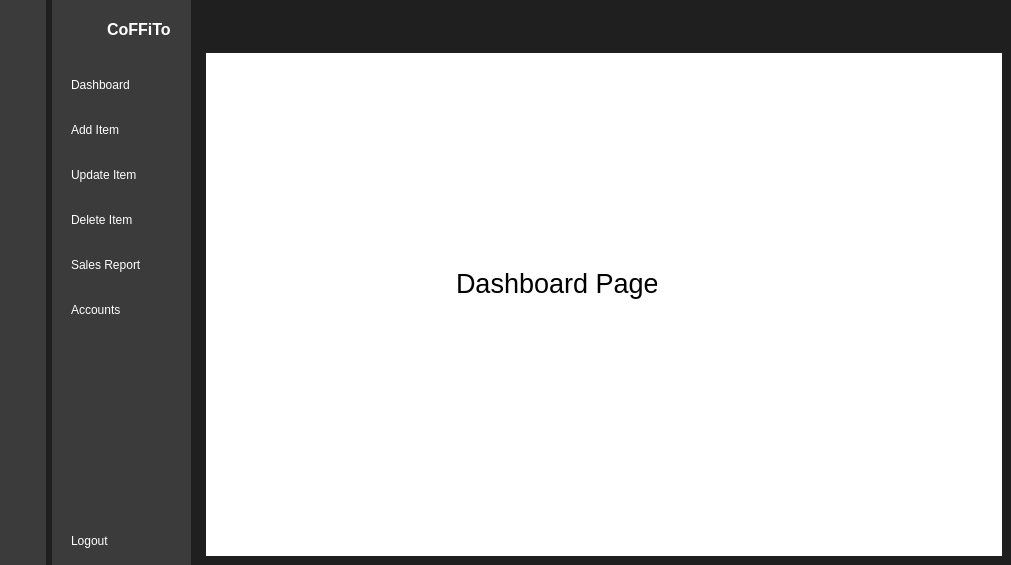
<?xml version="1.0" encoding="UTF-8"?>
<ui version="4.0">
 <class>MainWindow</class>
 <widget class="QMainWindow" name="MainWindow">
  <property name="geometry">
   <rect>
    <x>0</x>
    <y>0</y>
    <width>1011</width>
    <height>565</height>
   </rect>
  </property>
  <property name="windowTitle">
   <string>MainWindow</string>
  </property>
  <property name="styleSheet">
   <string notr="true">QMainWindow{
	background-color:#1F1F1F;
	border-radius:15px;
}
QWidget{
	background-color:#1F1F1F;
}
</string>
  </property>
  <widget class="QWidget" name="centralwidget">
   <property name="styleSheet">
    <string notr="true"/>
   </property>
   <layout class="QGridLayout" name="gridLayout">
    <property name="leftMargin">
     <number>0</number>
    </property>
    <property name="topMargin">
     <number>0</number>
    </property>
    <property name="rightMargin">
     <number>0</number>
    </property>
    <property name="bottomMargin">
     <number>0</number>
    </property>
    <property name="horizontalSpacing">
     <number>6</number>
    </property>
    <item row="0" column="0">
     <widget class="QWidget" name="icon_only" native="true">
      <property name="styleSheet">
       <string notr="true">QWidget{
	background-color:rgb(59,59,59)
}
QPushButton{
	color:rgb(255,255,255);
	height:30px;
	border:none;
	border-radius:10;
	
}
QPushButton:checked{
	background-color: #ECECEC;
	color: #FF8C18;
	font-weight:bold;
}</string>
      </property>
      <layout class="QVBoxLayout" name="verticalLayout_3">
       <property name="leftMargin">
        <number>3</number>
       </property>
       <property name="rightMargin">
        <number>3</number>
       </property>
       <item>
        <widget class="QLabel" name="label">
         <property name="minimumSize">
          <size>
           <width>40</width>
           <height>40</height>
          </size>
         </property>
         <property name="maximumSize">
          <size>
           <width>40</width>
           <height>31</height>
          </size>
         </property>
         <property name="text">
          <string/>
         </property>
         <property name="pixmap">
          <pixmap resource="../../Downloads/SideMenu/resource1.qrc">:/iCons/icons/Green Simple Monoline Badge CK Letter Logo (3).png</pixmap>
         </property>
         <property name="scaledContents">
          <bool>true</bool>
         </property>
        </widget>
       </item>
       <item>
        <layout class="QVBoxLayout" name="verticalLayout">
         <property name="spacing">
          <number>15</number>
         </property>
         <property name="topMargin">
          <number>15</number>
         </property>
         <item>
          <widget class="QPushButton" name="dashboard1">
           <property name="text">
            <string/>
           </property>
           <property name="icon">
            <iconset resource="../../Downloads/SideMenu/resource1.qrc">
             <normaloff>:/iCons/icons/icons8-coffee-40.png</normaloff>
             <normalon>:/iCons/icons/icons8-coffee0-40.png</normalon>:/iCons/icons/icons8-coffee-40.png</iconset>
           </property>
           <property name="iconSize">
            <size>
             <width>20</width>
             <height>20</height>
            </size>
           </property>
           <property name="checkable">
            <bool>true</bool>
           </property>
           <property name="autoExclusive">
            <bool>true</bool>
           </property>
          </widget>
         </item>
         <item>
          <widget class="QPushButton" name="add_item1">
           <property name="text">
            <string/>
           </property>
           <property name="icon">
            <iconset resource="../../Downloads/SideMenu/resource1.qrc">
             <normaloff>:/iCons/icons/icons8-add-folder-40.png</normaloff>
             <normalon>:/iCons/icons/icons8-add-40.png</normalon>:/iCons/icons/icons8-add-folder-40.png</iconset>
           </property>
           <property name="checkable">
            <bool>true</bool>
           </property>
           <property name="autoExclusive">
            <bool>true</bool>
           </property>
          </widget>
         </item>
         <item>
          <widget class="QPushButton" name="update_item1">
           <property name="text">
            <string/>
           </property>
           <property name="icon">
            <iconset resource="../../Downloads/SideMenu/resource1.qrc">
             <normaloff>:/iCons/icons/icons8-edit-40.png</normaloff>
             <normalon>:/iCons/icons/icons8-edit-40 (1).png</normalon>:/iCons/icons/icons8-edit-40.png</iconset>
           </property>
           <property name="checkable">
            <bool>true</bool>
           </property>
           <property name="autoExclusive">
            <bool>true</bool>
           </property>
          </widget>
         </item>
         <item>
          <widget class="QPushButton" name="delete_item1">
           <property name="text">
            <string/>
           </property>
           <property name="icon">
            <iconset resource="../../Downloads/SideMenu/resource1.qrc">
             <normaloff>:/iCons/icons/icons8-delete-40.png</normaloff>
             <normalon>:/iCons/icons/icons8-delete-40(1).png</normalon>:/iCons/icons/icons8-delete-40.png</iconset>
           </property>
           <property name="checkable">
            <bool>true</bool>
           </property>
           <property name="autoExclusive">
            <bool>true</bool>
           </property>
          </widget>
         </item>
         <item>
          <widget class="QPushButton" name="sales_report1">
           <property name="text">
            <string/>
           </property>
           <property name="icon">
            <iconset resource="../../Downloads/SideMenu/resource1.qrc">
             <normaloff>:/iCons/icons/icons8-sales-40.png</normaloff>
             <normalon>:/iCons/icons/icons8-sales-40(1).png</normalon>:/iCons/icons/icons8-sales-40.png</iconset>
           </property>
           <property name="checkable">
            <bool>true</bool>
           </property>
           <property name="autoExclusive">
            <bool>true</bool>
           </property>
          </widget>
         </item>
         <item>
          <widget class="QPushButton" name="mng_account1">
           <property name="text">
            <string/>
           </property>
           <property name="icon">
            <iconset resource="../../Downloads/SideMenu/resource1.qrc">
             <normaloff>:/iCons/icons/personalization.png</normaloff>:/iCons/icons/personalization.png</iconset>
           </property>
           <property name="checkable">
            <bool>true</bool>
           </property>
           <property name="autoExclusive">
            <bool>true</bool>
           </property>
          </widget>
         </item>
        </layout>
       </item>
       <item>
        <spacer name="verticalSpacer">
         <property name="orientation">
          <enum>Qt::Vertical</enum>
         </property>
         <property name="sizeHint" stdset="0">
          <size>
           <width>20</width>
           <height>185</height>
          </size>
         </property>
        </spacer>
       </item>
       <item>
        <widget class="QPushButton" name="logout1">
         <property name="text">
          <string/>
         </property>
         <property name="icon">
          <iconset resource="../../Downloads/SideMenu/resource1.qrc">
           <normaloff>:/iCons/icons/icons8-logout-40.png</normaloff>
           <normalon>:/iCons/icons/icons8-logouto-40.png</normalon>:/iCons/icons/icons8-logout-40.png</iconset>
         </property>
         <property name="checkable">
          <bool>true</bool>
         </property>
        </widget>
       </item>
      </layout>
     </widget>
    </item>
    <item row="0" column="1">
     <widget class="QWidget" name="word_icon" native="true">
      <property name="styleSheet">
       <string notr="true">QWidget{
	background-color:rgb(59,59,59);
}
QPushButton{
	color:rgb(255,255,255);
	text-align:left;
	height:30px;
	border:none;
	padding-left:10px;
	border-top-left-radius:10px;
	border-bottom-left-radius:10px;
}
QPushButton:checked{
	background-color: #ECECEC;
	color: #FF8C18;
	font-weight:bold;
}
QLabel{
	color:rgb(255,255,255);
}
</string>
      </property>
      <layout class="QVBoxLayout" name="verticalLayout_4">
       <property name="rightMargin">
        <number>0</number>
       </property>
       <item>
        <layout class="QHBoxLayout" name="horizontalLayout_3">
         <property name="rightMargin">
          <number>20</number>
         </property>
         <item>
          <widget class="QLabel" name="label_2">
           <property name="minimumSize">
            <size>
             <width>40</width>
             <height>40</height>
            </size>
           </property>
           <property name="maximumSize">
            <size>
             <width>40</width>
             <height>31</height>
            </size>
           </property>
           <property name="text">
            <string/>
           </property>
           <property name="pixmap">
            <pixmap resource="../../Downloads/SideMenu/resource1.qrc">:/iCons/icons/Green Simple Monoline Badge CK Letter Logo (3).png</pixmap>
           </property>
           <property name="scaledContents">
            <bool>true</bool>
           </property>
          </widget>
         </item>
         <item>
          <widget class="QLabel" name="label_3">
           <property name="font">
            <font>
             <pointsize>12</pointsize>
             <bold>true</bold>
            </font>
           </property>
           <property name="text">
            <string>CoFFiTo</string>
           </property>
          </widget>
         </item>
        </layout>
       </item>
       <item>
        <layout class="QVBoxLayout" name="verticalLayout_2">
         <property name="spacing">
          <number>15</number>
         </property>
         <property name="topMargin">
          <number>15</number>
         </property>
         <item>
          <widget class="QPushButton" name="dashboard2">
           <property name="text">
            <string>Dashboard</string>
           </property>
           <property name="icon">
            <iconset resource="../../Downloads/SideMenu/resource1.qrc">
             <normaloff>:/iCons/icons/icons8-coffee-40.png</normaloff>
             <normalon>:/iCons/icons/icons8-coffee0-40.png</normalon>:/iCons/icons/icons8-coffee-40.png</iconset>
           </property>
           <property name="iconSize">
            <size>
             <width>20</width>
             <height>20</height>
            </size>
           </property>
           <property name="checkable">
            <bool>true</bool>
           </property>
           <property name="autoExclusive">
            <bool>true</bool>
           </property>
          </widget>
         </item>
         <item>
          <widget class="QPushButton" name="add_item2">
           <property name="text">
            <string>Add Item</string>
           </property>
           <property name="icon">
            <iconset resource="../../Downloads/SideMenu/resource1.qrc">
             <normaloff>:/iCons/icons/icons8-add-folder-40.png</normaloff>
             <normalon>:/iCons/icons/icons8-add-40.png</normalon>:/iCons/icons/icons8-add-folder-40.png</iconset>
           </property>
           <property name="checkable">
            <bool>true</bool>
           </property>
           <property name="autoExclusive">
            <bool>true</bool>
           </property>
          </widget>
         </item>
         <item>
          <widget class="QPushButton" name="update_item2">
           <property name="text">
            <string>Update Item</string>
           </property>
           <property name="icon">
            <iconset resource="../../Downloads/SideMenu/resource1.qrc">
             <normaloff>:/iCons/icons/icons8-edit-40.png</normaloff>
             <normalon>:/iCons/icons/icons8-edit-40 (1).png</normalon>:/iCons/icons/icons8-edit-40.png</iconset>
           </property>
           <property name="checkable">
            <bool>true</bool>
           </property>
           <property name="autoExclusive">
            <bool>true</bool>
           </property>
          </widget>
         </item>
         <item>
          <widget class="QPushButton" name="delete_item1_2">
           <property name="text">
            <string>Delete Item</string>
           </property>
           <property name="icon">
            <iconset resource="../../Downloads/SideMenu/resource1.qrc">
             <normaloff>:/iCons/icons/icons8-delete-40.png</normaloff>
             <normalon>:/iCons/icons/icons8-delete-40(1).png</normalon>:/iCons/icons/icons8-delete-40.png</iconset>
           </property>
           <property name="checkable">
            <bool>true</bool>
           </property>
           <property name="autoExclusive">
            <bool>true</bool>
           </property>
          </widget>
         </item>
         <item>
          <widget class="QPushButton" name="sales_report2">
           <property name="text">
            <string>Sales Report</string>
           </property>
           <property name="icon">
            <iconset resource="../../Downloads/SideMenu/resource1.qrc">
             <normaloff>:/iCons/icons/icons8-sales-40.png</normaloff>
             <normalon>:/iCons/icons/icons8-sales-40(1).png</normalon>:/iCons/icons/icons8-sales-40.png</iconset>
           </property>
           <property name="checkable">
            <bool>true</bool>
           </property>
           <property name="autoExclusive">
            <bool>true</bool>
           </property>
          </widget>
         </item>
         <item>
          <widget class="QPushButton" name="mng_account2">
           <property name="text">
            <string>Accounts</string>
           </property>
           <property name="icon">
            <iconset resource="../../Downloads/SideMenu/resource1.qrc">
             <normaloff>:/iCons/icons/personalization.png</normaloff>:/iCons/icons/personalization.png</iconset>
           </property>
           <property name="checkable">
            <bool>true</bool>
           </property>
           <property name="autoExclusive">
            <bool>true</bool>
           </property>
          </widget>
         </item>
        </layout>
       </item>
       <item>
        <spacer name="verticalSpacer_2">
         <property name="orientation">
          <enum>Qt::Vertical</enum>
         </property>
         <property name="sizeHint" stdset="0">
          <size>
           <width>20</width>
           <height>183</height>
          </size>
         </property>
        </spacer>
       </item>
       <item>
        <widget class="QPushButton" name="logout2">
         <property name="text">
          <string>Logout</string>
         </property>
         <property name="icon">
          <iconset resource="../../Downloads/SideMenu/resource1.qrc">
           <normaloff>:/iCons/icons/icons8-logout-40.png</normaloff>
           <normalon>:/iCons/icons/icons8-logouto-40.png</normalon>:/iCons/icons/icons8-logout-40.png</iconset>
         </property>
         <property name="checkable">
          <bool>true</bool>
         </property>
        </widget>
       </item>
      </layout>
     </widget>
    </item>
    <item row="0" column="2">
     <widget class="QWidget" name="Main_menu" native="true">
      <layout class="QVBoxLayout" name="verticalLayout_5">
       <item>
        <widget class="QWidget" name="header_widget" native="true">
         <layout class="QHBoxLayout" name="horizontalLayout_4">
          <item>
           <widget class="QPushButton" name="pushButton_15">
            <property name="styleSheet">
             <string notr="true">QPushButton{
	
	border:none;

}</string>
            </property>
            <property name="text">
             <string/>
            </property>
            <property name="icon">
             <iconset resource="../../Downloads/SideMenu/resource1.qrc">
              <normaloff>:/iCons/icons/icons8-menu-40.png</normaloff>
              <normalon>:/iCons/icons/icons8-menu-40-1.png</normalon>:/iCons/icons/icons8-menu-40.png</iconset>
            </property>
            <property name="iconSize">
             <size>
              <width>16</width>
              <height>16</height>
             </size>
            </property>
            <property name="checkable">
             <bool>true</bool>
            </property>
           </widget>
          </item>
          <item>
           <spacer name="horizontalSpacer_2">
            <property name="orientation">
             <enum>Qt::Horizontal</enum>
            </property>
            <property name="sizeHint" stdset="0">
             <size>
              <width>753</width>
              <height>20</height>
             </size>
            </property>
           </spacer>
          </item>
         </layout>
        </widget>
       </item>
       <item>
        <widget class="QStackedWidget" name="stackedWidget">
         <property name="styleSheet">
          <string notr="true">background-color:rgb(255, 255, 255)</string>
         </property>
         <widget class="QWidget" name="dashboard_page">
          <widget class="QLabel" name="label_6">
           <property name="geometry">
            <rect>
             <x>250</x>
             <y>210</y>
             <width>201</width>
             <height>41</height>
            </rect>
           </property>
           <property name="font">
            <font>
             <pointsize>20</pointsize>
            </font>
           </property>
           <property name="text">
            <string>Dashboard Page</string>
           </property>
          </widget>
         </widget>
         <widget class="QWidget" name="update_product">
          <widget class="QLabel" name="label_8">
           <property name="geometry">
            <rect>
             <x>220</x>
             <y>190</y>
             <width>281</width>
             <height>41</height>
            </rect>
           </property>
           <property name="font">
            <font>
             <pointsize>20</pointsize>
            </font>
           </property>
           <property name="text">
            <string>Update-Product Page</string>
           </property>
          </widget>
         </widget>
         <widget class="QWidget" name="delete_product">
          <widget class="QLabel" name="label_9">
           <property name="geometry">
            <rect>
             <x>230</x>
             <y>190</y>
             <width>261</width>
             <height>41</height>
            </rect>
           </property>
           <property name="font">
            <font>
             <pointsize>20</pointsize>
            </font>
           </property>
           <property name="text">
            <string>Delete-Product Page</string>
           </property>
          </widget>
         </widget>
         <widget class="QWidget" name="sales_report">
          <widget class="QLabel" name="label_10">
           <property name="geometry">
            <rect>
             <x>260</x>
             <y>200</y>
             <width>271</width>
             <height>41</height>
            </rect>
           </property>
           <property name="font">
            <font>
             <pointsize>20</pointsize>
            </font>
           </property>
           <property name="text">
            <string>Sales Report Page</string>
           </property>
          </widget>
         </widget>
         <widget class="QWidget" name="manage_account">
          <widget class="QLabel" name="label_11">
           <property name="geometry">
            <rect>
             <x>220</x>
             <y>190</y>
             <width>311</width>
             <height>41</height>
            </rect>
           </property>
           <property name="font">
            <font>
             <pointsize>20</pointsize>
            </font>
           </property>
           <property name="text">
            <string>Manage-Accounts Page</string>
           </property>
          </widget>
         </widget>
         <widget class="QWidget" name="add_product">
          <widget class="QLabel" name="label_7">
           <property name="geometry">
            <rect>
             <x>260</x>
             <y>200</y>
             <width>221</width>
             <height>41</height>
            </rect>
           </property>
           <property name="font">
            <font>
             <pointsize>20</pointsize>
            </font>
           </property>
           <property name="text">
            <string>Add-Product Page</string>
           </property>
          </widget>
         </widget>
        </widget>
       </item>
      </layout>
     </widget>
    </item>
   </layout>
  </widget>
 </widget>
 <resources>
  <include location="../../Downloads/SideMenu/resource1.qrc"/>
 </resources>
 <connections>
  <connection>
   <sender>pushButton_15</sender>
   <signal>toggled(bool)</signal>
   <receiver>icon_only</receiver>
   <slot>setHidden(bool)</slot>
   <hints>
    <hint type="sourcelabel">
     <x>227</x>
     <y>36</y>
    </hint>
    <hint type="destinationlabel">
     <x>34</x>
     <y>407</y>
    </hint>
   </hints>
  </connection>
  <connection>
   <sender>pushButton_15</sender>
   <signal>toggled(bool)</signal>
   <receiver>word_icon</receiver>
   <slot>setVisible(bool)</slot>
   <hints>
    <hint type="sourcelabel">
     <x>214</x>
     <y>36</y>
    </hint>
    <hint type="destinationlabel">
     <x>185</x>
     <y>341</y>
    </hint>
   </hints>
  </connection>
  <connection>
   <sender>mng_account1</sender>
   <signal>toggled(bool)</signal>
   <receiver>mng_account2</receiver>
   <slot>setChecked(bool)</slot>
   <hints>
    <hint type="sourcelabel">
     <x>40</x>
     <y>313</y>
    </hint>
    <hint type="destinationlabel">
     <x>93</x>
     <y>321</y>
    </hint>
   </hints>
  </connection>
  <connection>
   <sender>mng_account2</sender>
   <signal>toggled(bool)</signal>
   <receiver>mng_account1</receiver>
   <slot>setChecked(bool)</slot>
   <hints>
    <hint type="sourcelabel">
     <x>97</x>
     <y>304</y>
    </hint>
    <hint type="destinationlabel">
     <x>41</x>
     <y>301</y>
    </hint>
   </hints>
  </connection>
  <connection>
   <sender>sales_report1</sender>
   <signal>toggled(bool)</signal>
   <receiver>sales_report2</receiver>
   <slot>setChecked(bool)</slot>
   <hints>
    <hint type="sourcelabel">
     <x>41</x>
     <y>265</y>
    </hint>
    <hint type="destinationlabel">
     <x>99</x>
     <y>274</y>
    </hint>
   </hints>
  </connection>
  <connection>
   <sender>sales_report2</sender>
   <signal>toggled(bool)</signal>
   <receiver>sales_report1</receiver>
   <slot>setChecked(bool)</slot>
   <hints>
    <hint type="sourcelabel">
     <x>116</x>
     <y>260</y>
    </hint>
    <hint type="destinationlabel">
     <x>36</x>
     <y>259</y>
    </hint>
   </hints>
  </connection>
  <connection>
   <sender>delete_item1</sender>
   <signal>toggled(bool)</signal>
   <receiver>delete_item1_2</receiver>
   <slot>setChecked(bool)</slot>
   <hints>
    <hint type="sourcelabel">
     <x>41</x>
     <y>226</y>
    </hint>
    <hint type="destinationlabel">
     <x>121</x>
     <y>231</y>
    </hint>
   </hints>
  </connection>
  <connection>
   <sender>delete_item1_2</sender>
   <signal>toggled(bool)</signal>
   <receiver>delete_item1</receiver>
   <slot>setChecked(bool)</slot>
   <hints>
    <hint type="sourcelabel">
     <x>97</x>
     <y>213</y>
    </hint>
    <hint type="destinationlabel">
     <x>41</x>
     <y>211</y>
    </hint>
   </hints>
  </connection>
  <connection>
   <sender>update_item2</sender>
   <signal>toggled(bool)</signal>
   <receiver>update_item1</receiver>
   <slot>setChecked(bool)</slot>
   <hints>
    <hint type="sourcelabel">
     <x>96</x>
     <y>181</y>
    </hint>
    <hint type="destinationlabel">
     <x>41</x>
     <y>184</y>
    </hint>
   </hints>
  </connection>
  <connection>
   <sender>update_item1</sender>
   <signal>toggled(bool)</signal>
   <receiver>update_item2</receiver>
   <slot>setChecked(bool)</slot>
   <hints>
    <hint type="sourcelabel">
     <x>37</x>
     <y>169</y>
    </hint>
    <hint type="destinationlabel">
     <x>133</x>
     <y>172</y>
    </hint>
   </hints>
  </connection>
  <connection>
   <sender>add_item2</sender>
   <signal>toggled(bool)</signal>
   <receiver>add_item1</receiver>
   <slot>setChecked(bool)</slot>
   <hints>
    <hint type="sourcelabel">
     <x>91</x>
     <y>133</y>
    </hint>
    <hint type="destinationlabel">
     <x>38</x>
     <y>136</y>
    </hint>
   </hints>
  </connection>
  <connection>
   <sender>add_item1</sender>
   <signal>toggled(bool)</signal>
   <receiver>add_item2</receiver>
   <slot>setChecked(bool)</slot>
   <hints>
    <hint type="sourcelabel">
     <x>41</x>
     <y>121</y>
    </hint>
    <hint type="destinationlabel">
     <x>102</x>
     <y>126</y>
    </hint>
   </hints>
  </connection>
  <connection>
   <sender>dashboard1</sender>
   <signal>toggled(bool)</signal>
   <receiver>dashboard2</receiver>
   <slot>setChecked(bool)</slot>
   <hints>
    <hint type="sourcelabel">
     <x>41</x>
     <y>91</y>
    </hint>
    <hint type="destinationlabel">
     <x>103</x>
     <y>95</y>
    </hint>
   </hints>
  </connection>
  <connection>
   <sender>dashboard2</sender>
   <signal>toggled(bool)</signal>
   <receiver>dashboard1</receiver>
   <slot>setChecked(bool)</slot>
   <hints>
    <hint type="sourcelabel">
     <x>100</x>
     <y>78</y>
    </hint>
    <hint type="destinationlabel">
     <x>41</x>
     <y>77</y>
    </hint>
   </hints>
  </connection>
  <connection>
   <sender>logout1</sender>
   <signal>toggled(bool)</signal>
   <receiver>MainWindow</receiver>
   <slot>close()</slot>
   <hints>
    <hint type="sourcelabel">
     <x>27</x>
     <y>550</y>
    </hint>
    <hint type="destinationlabel">
     <x>25</x>
     <y>603</y>
    </hint>
   </hints>
  </connection>
  <connection>
   <sender>logout2</sender>
   <signal>toggled(bool)</signal>
   <receiver>MainWindow</receiver>
   <slot>close()</slot>
   <hints>
    <hint type="sourcelabel">
     <x>151</x>
     <y>560</y>
    </hint>
    <hint type="destinationlabel">
     <x>150</x>
     <y>596</y>
    </hint>
   </hints>
  </connection>
 </connections>
</ui>
